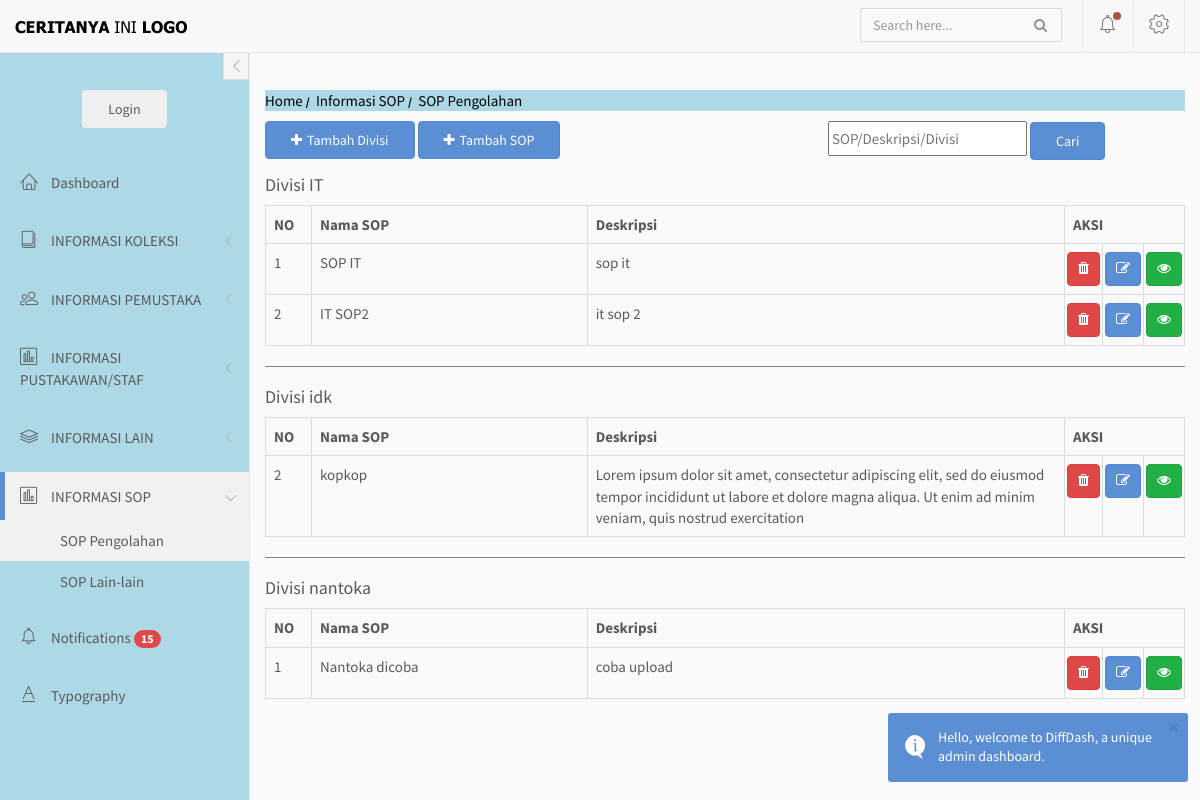
The app's page /index.php/sop/pengolahan with its own data.
### tables this page shows
CREATE TABLE `sop_pengolahan` (
  `id` int(10) NOT NULL,
  `id_divisi` int(5) NOT NULL,
  `nomor` int(5) NOT NULL,
  `nama_sop` varchar(255) NOT NULL,
  `deskripsi` varchar(255) NOT NULL,
  `file` varchar(500) NOT NULL
);

CREATE TABLE `tbl_divisi_sop` (
  `id` int(5) NOT NULL,
  `divisi` varchar(50) NOT NULL
);

### application/controllers/sop.php (called while the page is built, shortened)
<?php
    Class Sop extends CI_Controller{
        public function __construct(){
            $this->load->model('m_main');
        }
        public function pengolahan(){
            $data['divisi'] = $this->m_main->get_divisi_sop();
            $data['sop']= $this->m_main->get_sop_pengolahan();
            $data['keyword'] = $this->input->get('keyword');
            $this->load->view('diffdash/header');
            $this->load->view('diffdash/sidebar');
            $this->load->view('sop/v_pengolahan',$data);
            $this->load->view('diffdash/footer');
        }
    }
?>

### index.php (called while the page is built, shortened)
<?php
require_once BASEPATH.'core/CodeIgniter.php';

### application/models/m_main.php (called while the page is built, shortened)
<?php
    class M_main extends CI_Model{
        public function get_sop_pengolahan(){
            return $this->db->query("SELECT sp.*, tds.divisi FROM sop_pengolahan AS sp left join tbl_divisi_sop AS tds ON sp.id_divisi = tds.id order by id_divisi,nomor")->result();
        }
    }
?>

### application/views/sop/v_pengolahan.php (the view, shortened to what this page needs)
<div>
    <nav class="crumbs">
        <ol>
            <li class="crumb"><a href="<?=base_url()?>">Home</a></li>
            <li class="crumb"><a href="#">Informasi SOP</a></li>
            <li class="crumb">SOP Pengolahan</li>
        </ol>
    </nav>
<div>
<?php $a=0; ?>
<div style="float:left;">
  <button class="btn btn-primary" style="margin-bottom : 10px" data-toggle="modal" data-target="#tambahdivisi"><i class="fa fa-plus"></i>Tambah Divisi</button>
  <button class="btn btn-primary" style="margin-bottom : 10px" data-toggle="modal" data-target="#tambahsop"><i class="fa fa-plus"></i>Tambah SOP</button>
</div>
<div style="float:right;">
  <form action="" method="GET" style="flex-direction: row; width:360px">
      <div class="form-group">
        <input class="search-right" type="text" name="keyword" placeholder="SOP/Deskripsi/Divisi" value="<?= html_escape($keyword) ?>">
        <input type="submit" value="Cari" class="btn btn-primary">
      </div>
  </form>
</div>
<div style="clear:both;">
    <?php foreach ($sop as $row) : ?>
      <?php
        if($a != $row->id_divisi){
        if($a != 0){?></table> <hr> <?php } ?>
        <h4>Divisi <?php echo $row->divisi; ?> </h4>
        <table class="table table-bordered">
        <tr>
            <th style="width:5%">NO</th>
            <th style="width:30%">Nama SOP</th>
            <th style="">Deskripsi</th>
            <th colspan=3 style="width:115px">AKSI</th>
        </tr>
      <?php $a=$row->id_divisi; }?>
      <tr>
          <td><?php echo $row->nomor?></td>
          <td><?php echo $row->nama_sop?></td>
          <td><?php echo $row->deskripsi?></td>
          <td class="btnsq" onclick="javascript: return confirm('Anda yakin?')"><?php echo anchor('sop/hapus_sop/'.$row->id, '<div class="btn btn-danger btn-xm" data-toggle="tooltip" data-placement="top" title="Hapus User"><i class="fa fa-trash"></i></div>') ?></td>
          <td class="btnsq"><?php echo anchor('sop/edit_sop/'.$row->id,'<div class="btn btn-primary btn-xm" data-toggle="tooltip" data-placement="top" title="Edit User"><i class="fa fa-edit"></i></div>') ?></td>
          <td class="btnsq" title="Lihat file"><button type="button" class="btn btn-success btn-xm openfile" value="<?=$row->file?>" data-toggle="modal" data-target="#openFile"><i class="fa fa-eye"></i></button></td>
      </tr>
    <?php endforeach;?>
      </table>
</div>
</div>
</div>
</div>

### assets/css/custom.css (style rules this page uses)
nav.crumbs { background-color: lightblue; color: black; }
.crumb a { text-decoration: none; color: black; }
.crumbs ol { list-style-type: none; padding-left: 0; }
.crumb { display: inline-block; }
.crumb a::after { display: inline-block; color: #000; content: '/'; font-size: 80%; font-weight: bold; padding: 0 3px; }
hr { border-top: 1px solid grey; }
.btn-xm { padding:5px 5px 7px 10px !important; text-align: middle !important; display: inline-block !important; }
.btnsq { margin-right:0px !important; margin-left:0px !important; padding-right:2px !important; padding-left:2px !important; }
td.btnsq { width:20px; }
.search-right { height:35px; margin-left:3px; }

### assets/css/main.css (style rules this page uses)
body { background-color: #fafafa; font-family: "Source Sans Pro", sans-serif; font-size: 15px; color: #5A5A5A; }
.btn { padding: 8px 25px; }
.btn i:first-child { margin-right: 5px; }
.btn-primary { background-color: #5c8ed4; border-color: #5086d1; }
.btn-success { background-color: #22af46; border-color: #20a241; }
.btn-danger { background-color: #de4848; border-color: #dc3b3b; }

### records on screen
sop_pengolahan: id_divisi.divisi "IT", nomor "1", nama_sop "SOP IT", deskripsi "sop it"
sop_pengolahan: nomor "2", nama_sop "IT SOP2", deskripsi "it sop 2"
sop_pengolahan: id_divisi.divisi "idk", nomor "2", nama_sop "kopkop", deskripsi "Lorem ipsum dolor sit amet, consectetur adipiscing elit, sed do eiusmod tempor incididunt ut labore et dolore magna aliqua. Ut enim ad minim veniam, quis nostrud exercitation"
sop_pengolahan: id_divisi.divisi "nantoka", nomor "1", nama_sop "Nantoka dicoba", deskripsi "coba upload"
